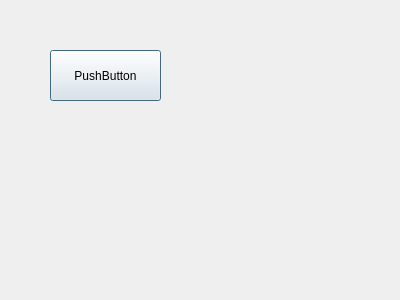
<?xml version="1.0" encoding="UTF-8"?>
<ui version="4.0">
 <class>Dialog</class>
 <widget class="QDialog" name="Dialog">
  <property name="geometry">
   <rect>
    <x>0</x>
    <y>0</y>
    <width>400</width>
    <height>300</height>
   </rect>
  </property>
  <property name="windowTitle">
   <string>Dialog</string>
  </property>
  <widget class="QPushButton" name="pushButton">
   <property name="geometry">
    <rect>
     <x>50</x>
     <y>50</y>
     <width>111</width>
     <height>51</height>
    </rect>
   </property>
   <property name="text">
    <string>PushButton</string>
   </property>
  </widget>
 </widget>
 <resources/>
 <connections/>
</ui>
